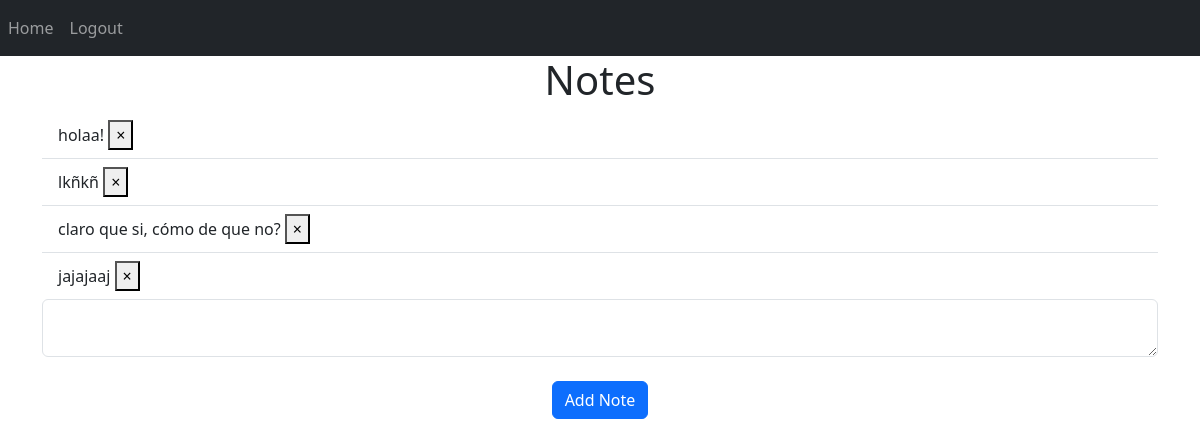
Page / (signed in) on the earlier database version.
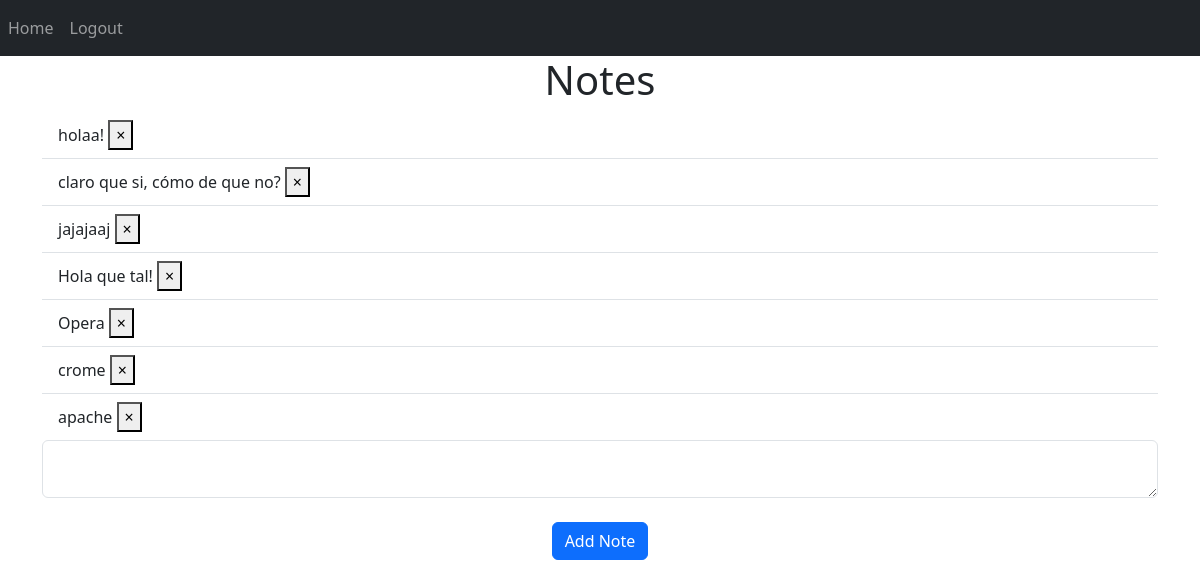
Same page on the later database version.
### website/models.py (models this page shows)
class Note(db.Model):   #one to many relationship
    id = db.Column(db.Integer, primary_key=True)
    data = db.Column(db.String(10000))
    date = db.Column(db.DateTime(timezone=True), default=func.now())
    user_id = db.Column(db.Integer, db.ForeignKey('user.id'))

### website/views.py (the view, shortened to what this page needs)
@views.route('/', methods=['GET', 'POST'])
@login_required
def home():
    return render_template("home.html", user=current_user)

### website/__init__.py (called while the page is built)
def create_app():
    app = Flask(__name__)
    app.config['SECRET_KEY'] = 'clave secreta'
    app.config['SQLALCHEMY_DATABASE_URI'] = f'sqlite:///{DB_NAME}'
    db.init_app(app)
    from .views import views
    from .auth import auth
    app.register_blueprint(views, url_prefix='/')
    app.register_blueprint(auth, url_prefix='/')
    from .models import User, Note
    create_database(app)
    login_manager = LoginManager()
    login_manager.login_view = 'auth.login'
    login_manager.init_app(app)
    @login_manager.user_loader
    def load_user(id):
        return User.query.get(int(id))
    return app

### website/templates/home.html (shortened to what this page needs)
{% extends "base.html" %}
{% block content %}
<h1 align="center">Notes</h1>
<ul class="list-group list-group-flush" id="notes">
    {% for note in user.notes %}
    <li class="list-group-item">{{ note.data }}
        <button id="rem" type="button" class="close" onClick="deleteNote('{{ note.id }}')">
            <span aria-hidden="true">&times;</span>
        </button>
    </li>
    {% endfor %}
</ul>
<form method="POST">
    <div class="form-floating">
        <textarea name="note" id="note" class="form-control"></textarea>
    </div>
    <br/>
    <div align="center">
        <button type="submit" class="btn btn-primary">Add Note</button>
    </div>
</form>
{% endblock %}

### website/templates/base.html (shortened to what this page needs)
<!DOCTYPE html>
<html lang="en">
<head>
    <link href="https://cdn.jsdelivr.net/npm/bootstrap@5.3.3/dist/css/bootstrap.min.css" rel="stylesheet">
</head>
<body>
    <nav class="navbar navbar-expand-lg navbar-dark bg-dark">
        <div class="collapse navbar-collapse" id="navbar">
            <div class="navbar-nav">
                {% if user.is_authenticated %}
                <a class="nav-item nav-link" id="home" href="/">Home</a>
                <a class="nav-item nav-link" id="logout" href="/logout">Logout</a>
                {% else %}
                <a class="nav-item nav-link" id="login" href="/login">Login</a>
                <a class="nav-item nav-link" id="signUp" href="/sign-up">Sign Up</a>
                {% endif %}
            </div>
        </div>
    </nav>
    <div class="container">
        {% block content %}
        {% endblock %}
    </div>
</body>
</html>

Differences in the rows shown:
removed Note: data "lkñkñ"
added Note: data "Hola que tal!"
added Note: data "Opera"
added Note: data "crome"
added Note: data "apache"
